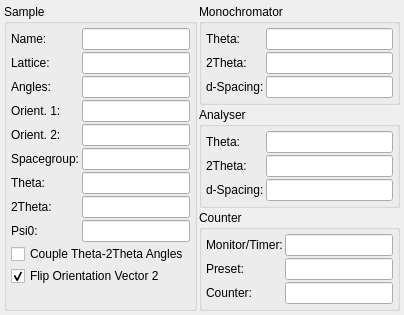
     <widget class="QWidget" name="tabNetDevices">
      <attribute name="title">
       <string>Nicos Devices</string>
      </attribute>
      <layout class="QGridLayout" name="gridLayout_2">
       <property name="leftMargin">
        <number>4</number>
       </property>
       <property name="topMargin">
        <number>4</number>
       </property>
       <property name="rightMargin">
        <number>4</number>
       </property>
       <property name="bottomMargin">
        <number>4</number>
       </property>
       <property name="spacing">
        <number>2</number>
       </property>
       <item row="1" column="2">
        <widget class="QGroupBox" name="groupBox_3">
         <property name="title">
          <string>Analyser</string>
         </property>
         <layout class="QFormLayout" name="formLayout_2">
          <property name="horizontalSpacing">
           <number>2</number>
          </property>
          <property name="verticalSpacing">
           <number>2</number>
          </property>
          <property name="leftMargin">
           <number>4</number>
          </property>
          <property name="topMargin">
           <number>4</number>
          </property>
          <property name="rightMargin">
           <number>4</number>
          </property>
          <property name="bottomMargin">
           <number>4</number>
          </property>
          <item row="0" column="0">
           <widget class="QLabel" name="label_9">
            <property name="sizePolicy">
             <sizepolicy hsizetype="Fixed" vsizetype="Preferred">
              <horstretch>0</horstretch>
              <verstretch>0</verstretch>
             </sizepolicy>
            </property>
            <property name="text">
             <string>Theta:</string>
            </property>
            <property name="buddy">
             <cstring>editAnaTheta</cstring>
            </property>
           </widget>
          </item>
          <item row="0" column="1">
           <widget class="QLineEdit" name="editAnaTheta">
            <property name="text">
             <string/>
            </property>
           </widget>
          </item>
          <item row="1" column="0">
           <widget class="QLabel" name="label_10">
            <property name="sizePolicy">
             <sizepolicy hsizetype="Fixed" vsizetype="Preferred">
              <horstretch>0</horstretch>
              <verstretch>0</verstretch>
             </sizepolicy>
            </property>
            <property name="text">
             <string>2Theta:</string>
            </property>
            <property name="buddy">
             <cstring>editAna2Theta</cstring>
            </property>
           </widget>
          </item>
          <item row="1" column="1">
           <widget class="QLineEdit" name="editAna2Theta">
            <property name="text">
             <string/>
            </property>
           </widget>
          </item>
          <item row="2" column="0">
           <widget class="QLabel" name="label_11">
            <property name="sizePolicy">
             <sizepolicy hsizetype="Fixed" vsizetype="Preferred">
              <horstretch>0</horstretch>
              <verstretch>0</verstretch>
             </sizepolicy>
            </property>
            <property name="text">
             <string>d-Spacing:</string>
            </property>
            <property name="buddy">
             <cstring>editAnaD</cstring>
            </property>
           </widget>
          </item>
          <item row="2" column="1">
           <widget class="QLineEdit" name="editAnaD">
            <property name="text">
             <string/>
            </property>
           </widget>
          </item>
         </layout>
        </widget>
       </item>
       <item row="0" column="2">
        <widget class="QGroupBox" name="groupBox_2">
         <property name="title">
          <string>Monochromator</string>
         </property>
         <layout class="QFormLayout" name="formLayout">
          <property name="horizontalSpacing">
           <number>2</number>
          </property>
          <property name="verticalSpacing">
           <number>2</number>
          </property>
          <property name="leftMargin">
           <number>4</number>
          </property>
          <property name="topMargin">
           <number>4</number>
          </property>
          <property name="rightMargin">
           <number>4</number>
          </property>
          <property name="bottomMargin">
           <number>4</number>
          </property>
          <item row="0" column="0">
           <widget class="QLabel" name="label_6">
            <property name="sizePolicy">
             <sizepolicy hsizetype="Fixed" vsizetype="Preferred">
              <horstretch>0</horstretch>
              <verstretch>0</verstretch>
             </sizepolicy>
            </property>
            <property name="text">
             <string>Theta:</string>
            </property>
            <property name="buddy">
             <cstring>editMonoTheta</cstring>
            </property>
           </widget>
          </item>
          <item row="0" column="1">
           <widget class="QLineEdit" name="editMonoTheta">
            <property name="text">
             <string/>
            </property>
           </widget>
          </item>
          <item row="1" column="0">
           <widget class="QLabel" name="label_7">
            <property name="sizePolicy">
             <sizepolicy hsizetype="Fixed" vsizetype="Preferred">
              <horstretch>0</horstretch>
              <verstretch>0</verstretch>
             </sizepolicy>
            </property>
            <property name="text">
             <string>2Theta:</string>
            </property>
            <property name="buddy">
             <cstring>editMono2Theta</cstring>
            </property>
           </widget>
          </item>
          <item row="1" column="1">
           <widget class="QLineEdit" name="editMono2Theta">
            <property name="text">
             <string/>
            </property>
           </widget>
          </item>
          <item row="2" column="0">
           <widget class="QLabel" name="label_8">
            <property name="sizePolicy">
             <sizepolicy hsizetype="Fixed" vsizetype="Preferred">
              <horstretch>0</horstretch>
              <verstretch>0</verstretch>
             </sizepolicy>
            </property>
            <property name="text">
             <string>d-Spacing:</string>
            </property>
            <property name="buddy">
             <cstring>editMonoD</cstring>
            </property>
           </widget>
          </item>
          <item row="2" column="1">
           <widget class="QLineEdit" name="editMonoD">
            <property name="text">
             <string/>
            </property>
           </widget>
          </item>
         </layout>
        </widget>
       </item>
       <item row="0" column="0" rowspan="3">
        <widget class="QGroupBox" name="groupBox">
         <property name="title">
          <string>Sample</string>
         </property>
         <layout class="QFormLayout" name="formLayout_3">
          <property name="fieldGrowthPolicy">
           <enum>QFormLayout::ExpandingFieldsGrow</enum>
          </property>
          <property name="horizontalSpacing">
           <number>2</number>
          </property>
          <property name="verticalSpacing">
           <number>2</number>
          </property>
          <property name="leftMargin">
           <number>4</number>
          </property>
          <property name="topMargin">
           <number>4</number>
          </property>
          <property name="rightMargin">
           <number>4</number>
          </property>
          <property name="bottomMargin">
           <number>4</number>
          </property>
          <item row="0" column="0">
           <widget class="QLabel" name="label">
            <property name="sizePolicy">
             <sizepolicy hsizetype="Fixed" vsizetype="Preferred">
              <horstretch>0</horstretch>
              <verstretch>0</verstretch>
             </sizepolicy>
            </property>
            <property name="text">
             <string>Name:</string>
            </property>
            <property name="buddy">
             <cstring>editSampleName</cstring>
            </property>
           </widget>
          </item>
          <item row="0" column="1">
           <widget class="QLineEdit" name="editSampleName"/>
          </item>
          <item row="1" column="0">
           <widget class="QLabel" name="label_2">
            <property name="sizePolicy">
             <sizepolicy hsizetype="Fixed" vsizetype="Preferred">
              <horstretch>0</horstretch>
              <verstretch>0</verstretch>
             </sizepolicy>
            </property>
            <property name="text">
             <string>Lattice:</string>
            </property>
            <property name="buddy">
             <cstring>editSampleLattice</cstring>
            </property>
           </widget>
          </item>
          <item row="1" column="1">
           <widget class="QLineEdit" name="editSampleLattice">
            <property name="text">
             <string/>
            </property>
           </widget>
          </item>
          <item row="2" column="0">
           <widget class="QLabel" name="label_3">
            <property name="sizePolicy">
             <sizepolicy hsizetype="Fixed" vsizetype="Preferred">
              <horstretch>0</horstretch>
              <verstretch>0</verstretch>
             </sizepolicy>
            </property>
            <property name="text">
             <string>Angles:</string>
            </property>
            <property name="buddy">
             <cstring>editSampleAngles</cstring>
            </property>
           </widget>
          </item>
          <item row="2" column="1">
           <widget class="QLineEdit" name="editSampleAngles">
            <property name="text">
             <string/>
            </property>
           </widget>
          </item>
          <item row="3" column="0">
           <widget class="QLabel" name="label_4">
            <property name="sizePolicy">
             <sizepolicy hsizetype="Fixed" vsizetype="Preferred">
              <horstretch>0</horstretch>
              <verstretch>0</verstretch>
             </sizepolicy>
            </property>
            <property name="text">
             <string>Orient. 1:</string>
            </property>
            <property name="buddy">
             <cstring>editSampleOrient1</cstring>
            </property>
           </widget>
          </item>
          <item row="3" column="1">
           <widget class="QLineEdit" name="editSampleOrient1">
            <property name="text">
             <string/>
            </property>
           </widget>
          </item>
          <item row="4" column="0">
           <widget class="QLabel" name="label_5">
            <property name="sizePolicy">
             <sizepolicy hsizetype="Fixed" vsizetype="Preferred">
              <horstretch>0</horstretch>
              <verstretch>0</verstretch>
             </sizepolicy>
            </property>
            <property name="text">
             <string>Orient. 2:</string>
            </property>
            <property name="buddy">
             <cstring>editSampleOrient2</cstring>
            </property>
           </widget>
          </item>
          <item row="4" column="1">
           <widget class="QLineEdit" name="editSampleOrient2">
            <property name="text">
             <string/>
            </property>
           </widget>
          </item>
          <item row="5" column="0">
           <widget class="QLabel" name="label_12">
            <property name="sizePolicy">
             <sizepolicy hsizetype="Fixed" vsizetype="Preferred">
              <horstretch>0</horstretch>
              <verstretch>0</verstretch>
             </sizepolicy>
            </property>
            <property name="text">
             <string>Spacegroup:</string>
            </property>
            <property name="buddy">
             <cstring>editSampleSG</cstring>
            </property>
           </widget>
          </item>
          <item row="5" column="1">
           <widget class="QLineEdit" name="editSampleSG">
            <property name="text">
             <string/>
            </property>
           </widget>
          </item>
          <item row="6" column="0">
           <widget class="QLabel" name="label_14">
            <property name="sizePolicy">
             <sizepolicy hsizetype="Fixed" vsizetype="Preferred">
              <horstretch>0</horstretch>
              <verstretch>0</verstretch>
             </sizepolicy>
            </property>
            <property name="text">
             <string>Theta:</string>
            </property>
            <property name="buddy">
             <cstring>editSampleTheta</cstring>
            </property>
           </widget>
          </item>
          <item row="6" column="1">
           <widget class="QLineEdit" name="editSampleTheta">
            <property name="text">
             <string/>
            </property>
           </widget>
          </item>
          <item row="7" column="0">
           <widget class="QLabel" name="label_13">
            <property name="sizePolicy">
             <sizepolicy hsizetype="Fixed" vsizetype="Preferred">
              <horstretch>0</horstretch>
              <verstretch>0</verstretch>
             </sizepolicy>
            </property>
            <property name="text">
             <string>2Theta:</string>
            </property>
            <property name="buddy">
             <cstring>editSample2Theta</cstring>
            </property>
           </widget>
          </item>
          <item row="7" column="1">
           <widget class="QLineEdit" name="editSample2Theta">
            <property name="text">
             <string/>
            </property>
           </widget>
          </item>
          <item row="8" column="0">
           <widget class="QLabel" name="label_15">
            <property name="sizePolicy">
             <sizepolicy hsizetype="Fixed" vsizetype="Preferred">
              <horstretch>0</horstretch>
              <verstretch>0</verstretch>
             </sizepolicy>
            </property>
            <property name="text">
             <string>Psi0:</string>
            </property>
            <property name="buddy">
             <cstring>editSamplePsi0</cstring>
            </property>
           </widget>
          </item>
          <item row="8" column="1">
           <widget class="QLineEdit" name="editSamplePsi0">
            <property name="text">
             <string/>
            </property>
           </widget>
          </item>
          <item row="9" column="0" colspan="2">
           <widget class="QCheckBox" name="checkSthSttCorr">
            <property name="text">
             <string>Couple Theta-2Theta Angles</string>
            </property>
           </widget>
          </item>
          <item row="10" column="0" colspan="2">
           <widget class="QCheckBox" name="checkFlipOrient2">
            <property name="toolTip">
             <string>Converts Nicos' left-handed coordinate system to Takin's right-handed one.</string>
            </property>
            <property name="text">
             <string>Flip Orientation Vector 2</string>
            </property>
            <property name="checked">
             <bool>true</bool>
            </property>
           </widget>
          </item>
         </layout>
        </widget>
       </item>
       <item row="2" column="2">
        <widget class="QGroupBox" name="groupBox_9">
         <property name="title">
          <string>Counter</string>
         </property>
         <layout class="QFormLayout" name="formLayout_4">
          <property name="horizontalSpacing">
           <number>2</number>
          </property>
          <property name="verticalSpacing">
           <number>2</number>
          </property>
          <property name="leftMargin">
           <number>4</number>
          </property>
          <property name="topMargin">
           <number>4</number>
          </property>
          <property name="rightMargin">
           <number>4</number>
          </property>
          <property name="bottomMargin">
           <number>4</number>
          </property>
          <item row="0" column="0">
           <widget class="QLabel" name="label_24">
            <property name="sizePolicy">
             <sizepolicy hsizetype="Fixed" vsizetype="Preferred">
              <horstretch>0</horstretch>
              <verstretch>0</verstretch>
             </sizepolicy>
            </property>
            <property name="text">
             <string>Monitor/Timer:</string>
            </property>
            <property name="buddy">
             <cstring>editCurTime</cstring>
            </property>
           </widget>
          </item>
          <item row="0" column="1">
           <widget class="QLineEdit" name="editCurTime"/>
          </item>
          <item row="1" column="0">
           <widget class="QLabel" name="label_25">
            <property name="sizePolicy">
             <sizepolicy hsizetype="Fixed" vsizetype="Preferred">
              <horstretch>0</horstretch>
              <verstretch>0</verstretch>
             </sizepolicy>
            </property>
            <property name="text">
             <string>Preset:</string>
            </property>
            <property name="buddy">
             <cstring>editPreset</cstring>
            </property>
           </widget>
          </item>
          <item row="1" column="1">
           <widget class="QLineEdit" name="editPreset"/>
          </item>
          <item row="2" column="0">
           <widget class="QLabel" name="label_26">
            <property name="sizePolicy">
             <sizepolicy hsizetype="Fixed" vsizetype="Preferred">
              <horstretch>0</horstretch>
              <verstretch>0</verstretch>
             </sizepolicy>
            </property>
            <property name="text">
             <string>Counter:</string>
            </property>
            <property name="buddy">
             <cstring>editCounter</cstring>
            </property>
           </widget>
          </item>
          <item row="2" column="1">
           <widget class="QLineEdit" name="editCounter"/>
          </item>
         </layout>
        </widget>
       </item>
      </layout>
     </widget>
